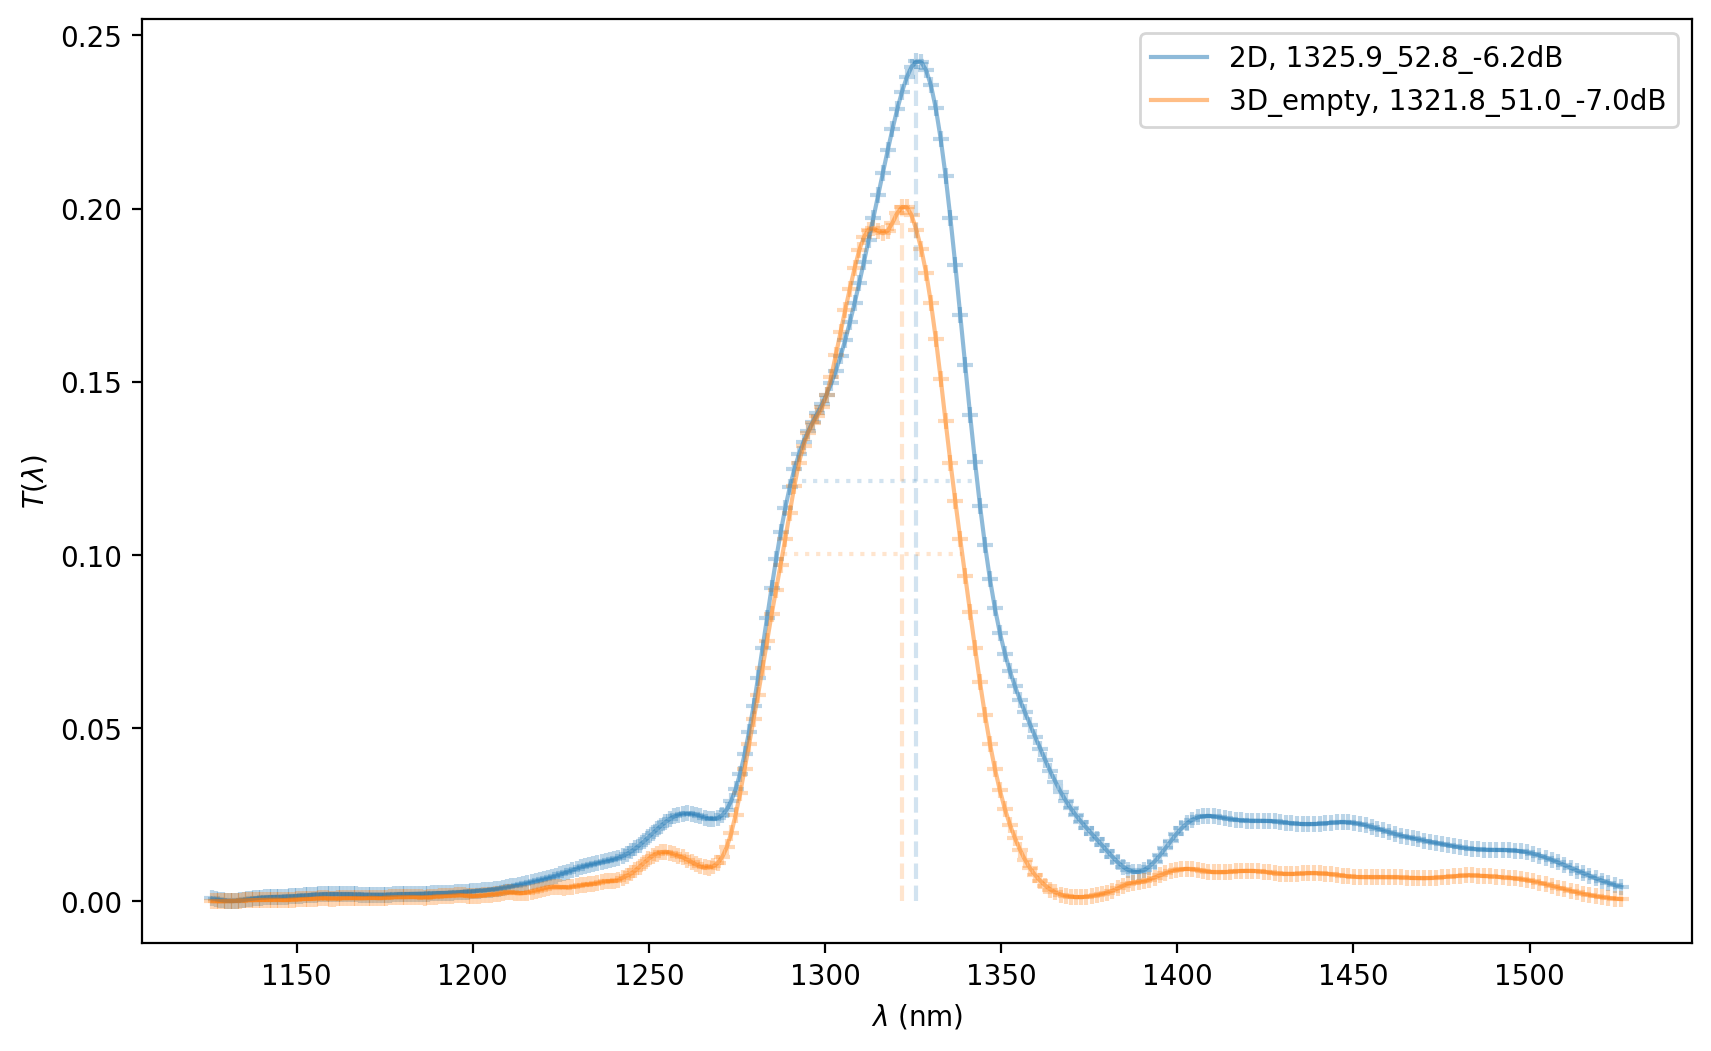

Here is the Python script that generated this plot:
import matplotlib.pyplot as plt
import numpy as np
import os
import sys

sys.path.append("../..")
sys.path.append("..")
from json_uuid import uuid_to_wd, getdataName
from lib.gaussian.gaussian_fit_1d import arb_fit_1d

if __name__ == "__main__":
    dataName = getdataName("4e25")
    fig, ax = plt.subplots(figsize=(10, 6))
    fileName = "{:s}_None_2D_simulated_transmission.txt".format(dataName)
    data = np.loadtxt(fileName)
    arb_fit_1d(ax, data[:, 0] * 1e3, data[:, 1], "2D")

    # tether_typ_list = ["empty", "section_tether", "section_rect_tether"]
    tether_typ_list = [
        "empty",
        # "section_rect_tether",
        # "section_rect_tether_suspend",
        # "section_rect_tether_hole",
        # "section_rect_tether_hole_suspend",
    ]
    for tether_typ in tether_typ_list:
        fileName = "{:s}_{:s}_3D_simulated_transmission.txt".format(
            dataName, tether_typ
        )
        data = np.loadtxt(fileName)
        arb_fit_1d(ax, data[:, 0] * 1e3, data[:, 1], "3D_{:s}".format(tether_typ))

    plt.legend()
    plt.savefig("4e25_compare_transmission.png", dpi=200, bbox_inches="tight")
    plt.show()
